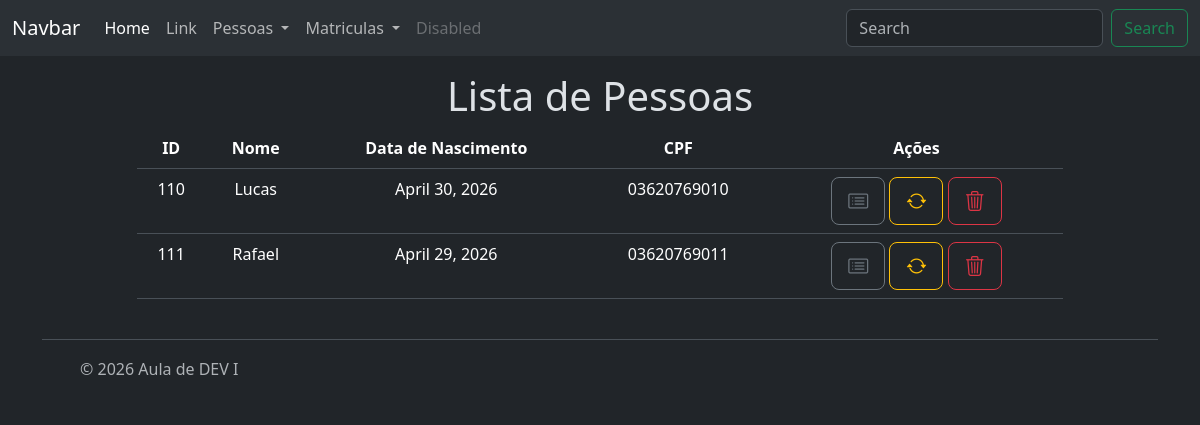
The page /relacionamentos/person/funcao/list on the database as committed earlier.
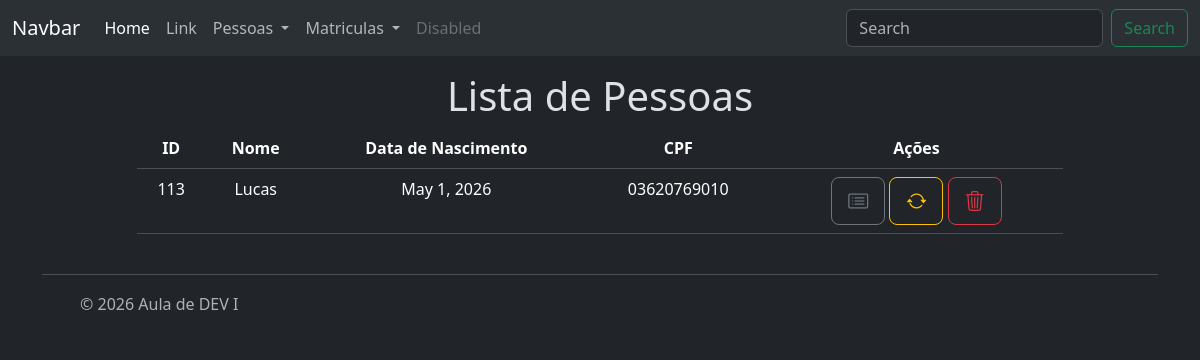
The same page on the database as committed later.
### relacionamentos/models/pessoa.py (models this page shows, shortened)
class Pessoa(BaseModel):
    nome = models.CharField(max_length=100
                            , verbose_name='Nome'
                            , help_text='Insira o nome da pessoa'
                            , validators=[MinLengthValidator(5)])
    data_nascimento = models.DateField(verbose_name='Data de Nascimento'
                                      , help_text='Insira a data de nascimento da pessoa')
    cpf = models.CharField(max_length=11, unique=True
                           , validators=[MinLengthValidator(11), validacao_cpf]
                           , help_text='Insira o CPF da pessoa'
                           , verbose_name='CPF')

### relacionamentos/views/person.py (the view)
# urls.py: path('person/funcao/list',person.list, name='funcao_person_list'),
def list(request):
    people = Pessoa.objects.all()
    contexto = {
        "pessoas": people,
    }
    return render(request,'person/list.html',contexto)

### relacionamentos/templates/person/list.html
{% extends "base.html" %}
{% block title %}
    {% if pessoas %}
        Lista de Pessoas
    {% else %}
        Nenhuma Pessoa Cadastrada
    {% endif %}
{% endblock title %}
{% block content %}
    {% if pessoas %}
        <table class="table table-hover">
            <thead>
                <th>ID</th>
                <th>Nome</th>
                <th>Data de Nascimento</th>
                <th>CPF</th>
                <th>Ações</th>
            </thead>
            <tbody>
                {% for pessoa in pessoas %}
                    <tr>
                        <td>
                            {{pessoa.id}}
                        </td>
                        <td>
                            {{pessoa.nome}}
                        </td>
                        <td>
                            {{pessoa.data_nascimento}}
                        </td>
                        <td>
                            {{pessoa.cpf}}
                        </td>
                        <td>
                            <a class="btn btn-outline-secondary btn-lg" role='button' title='Detalhar' href="{% url 'relacionamentos:funcao_person_read' pessoa.id %}">
                                <i class="bi bi-card-list"></i>
                            </a>
                             <a class="btn btn-outline-warning btn-lg" role='button' title='Gerar CPF usando funcoes' href="{% url 'relacionamentos:funcao_person_generate_cpf' pessoa.id %}">
                                <i class="bi bi-arrow-repeat"></i>
                            </a>
                            <a class="btn btn-outline-danger btn-lg" role='button' title='Deletar' href="{% url 'relacionamentos:funcao_person_delete' pessoa.id %}">
                                <i class="bi bi-trash3"></i>
                            </a>
                        </td>
                    </tr>
                {% endfor %}
            </tbody>
        </table>
    {% endif %}
{% endblock content %}

Rows that differ between the two databases and show on the page:
removed Pessoa: id "110", nome "Lucas", data_nascimento "April 30, 2026", cpf "03620769010"
removed Pessoa: id "111", nome "Rafael", data_nascimento "April 29, 2026", cpf "03620769011"
added Pessoa: id "113", nome "Lucas", data_nascimento "May 1, 2026", cpf "03620769010"
